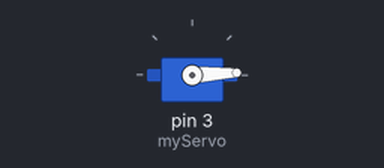
Recording of a sketch running on a simulated Arduino Uno, built with avr-gcc and run on an emulated ATmega328P. Shown: servo.

Above: at 0.05 s.
At 0.9 s:
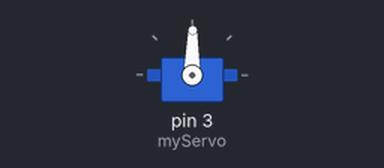
At 1.75 s:
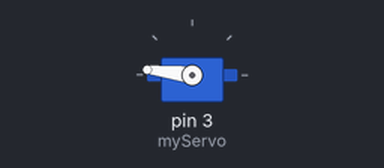
At 3.45 s:
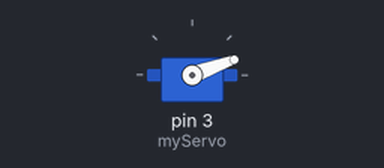
Timing chart, 0 to 8.4 s (numbered marks = the images above):
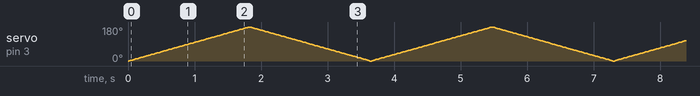

The sketch:

servo.ino
```cpp
#include<Servo.h>
Servo myServo;
void setup() {
 myServo.attach(3);


}

void loop() {
  for(int i=0;i<= 180;i++)
  {
    myServo.write(i);
    delay(10);
  }
  for(int i=180;i>=0;i--)
  {
    myServo.write(i);
    delay(10);
  }
}
```
